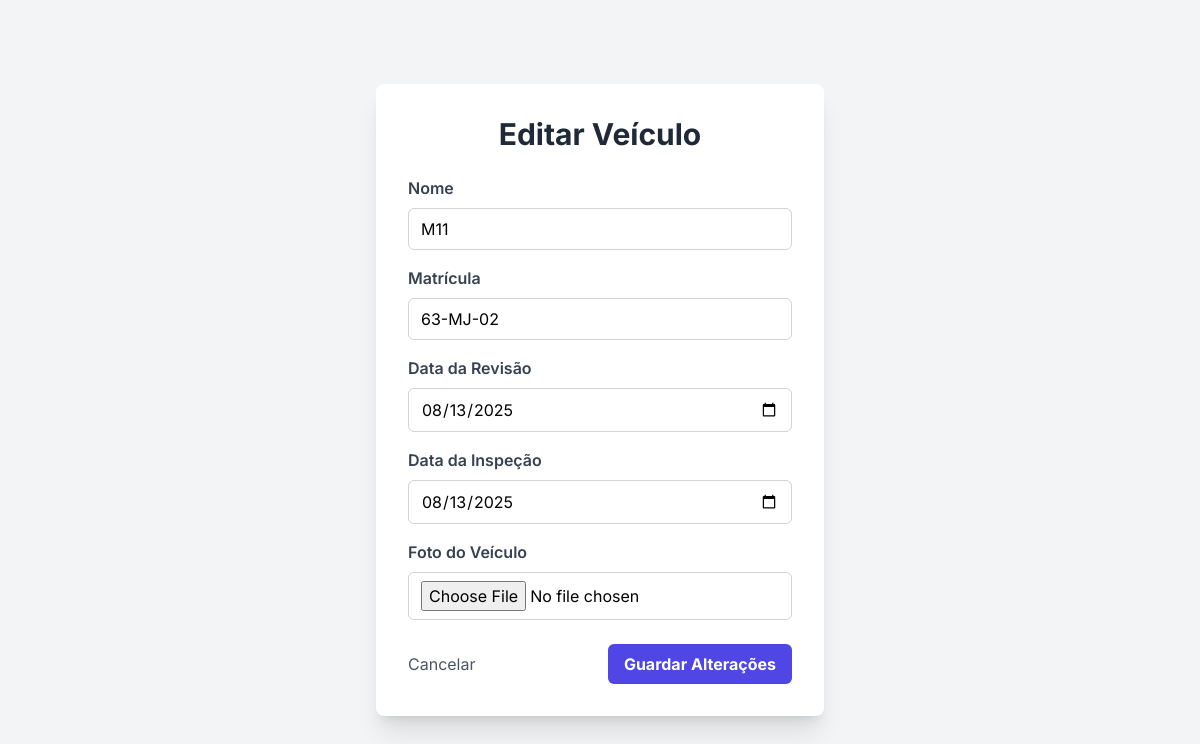
Page /admin/edit_vehicle/1 (signed in) on the committed database.
### tables this page shows
CREATE TABLE Veiculos (
                id INTEGER PRIMARY KEY AUTOINCREMENT,
                nome TEXT NOT NULL,
                matricula TEXT NOT NULL UNIQUE,
                data_revisao TEXT,
                data_inspecao TEXT,
                foto_veiculo TEXT
            , kms_atuais REAL DEFAULT 0, kms_ultima_revisao REAL DEFAULT 0, marca TEXT, modelo TEXT);

### app.py (the view, shortened to what this page needs)
@app.route('/admin/edit_vehicle/<int:vehicle_id>', methods=['GET', 'POST'])
def edit_vehicle(vehicle_id):
    if 'user_id' not in session or session.get('user_access_level') != 1:
        return redirect(url_for('login'))
    db = get_db()
    cursor = db.cursor()
    cursor.execute("SELECT * FROM Veiculos WHERE id = ?", (vehicle_id,))
    vehicle = cursor.fetchone()
    if not vehicle:
        return redirect(url_for('admin_vehicles'))
    return render_template('manage_vehicle.html', title="Editar Veículo", vehicle=vehicle)

### app.py (called while the page is built)
def get_db():
    db = getattr(g, '_database', None)
    if db is None:
        db = g._database = sqlite3.connect(DATABASE)
        db.row_factory = sqlite3.Row
    return db

@app.teardown_appcontext
def close_connection(exception):
    db = getattr(g, '_database', None)
    if db is not None:
        db.close()

### templates/manage_vehicle.html (shortened to what this page needs)
<!DOCTYPE html>
<html lang="pt">
<head>
    <script src="https://cdn.tailwindcss.com"></script>
</head>
<body class="bg-gray-100 p-8 flex items-center justify-center min-h-screen">
    <div class="bg-white p-8 rounded-lg shadow-xl w-full max-w-md">
        <h1 class="text-3xl font-bold text-gray-800 mb-6 text-center">{{ title }}</h1>
        <form action="{{ url_for('add_vehicle') if not vehicle else url_for('edit_vehicle', vehicle_id=vehicle.id) }}" method="post" enctype="multipart/form-data">
            <div class="mb-4">
                <label for="nome" class="block text-gray-700 font-semibold mb-2">Nome</label>
                <input type="text" id="nome" name="nome" value="{{ vehicle.nome if vehicle else '' }}" class="w-full px-3 py-2 border border-gray-300 rounded-md focus:outline-none focus:ring-2 focus:ring-indigo-500" required>
            </div>
            <div class="mb-4">
                <label for="matricula" class="block text-gray-700 font-semibold mb-2">Matrícula</label>
                <input type="text" id="matricula" name="matricula" value="{{ vehicle.matricula if vehicle else '' }}" class="w-full px-3 py-2 border border-gray-300 rounded-md focus:outline-none focus:ring-2 focus:ring-indigo-500" required>
            </div>
            <div class="mb-4">
                <label for="data_revisao" class="block text-gray-700 font-semibold mb-2">Data da Revisão</label>
                <input type="date" id="data_revisao" name="data_revisao" value="{{ vehicle.data_revisao if vehicle else '' }}" class="w-full px-3 py-2 border border-gray-300 rounded-md focus:outline-none focus:ring-2 focus:ring-indigo-500">
            </div>
            <div class="mb-4">
                <label for="data_inspecao" class="block text-gray-700 font-semibold mb-2">Data da Inspeção</label>
                <input type="date" id="data_inspecao" name="data_inspecao" value="{{ vehicle.data_inspecao if vehicle else '' }}" class="w-full px-3 py-2 border border-gray-300 rounded-md focus:outline-none focus:ring-2 focus:ring-indigo-500">
            </div>
            <div class="mb-4">
                <label for="foto_veiculo" class="block text-gray-700 font-semibold mb-2">Foto do Veículo</label>
                <input type="file" id="foto_veiculo" name="foto_veiculo" class="w-full px-3 py-2 border border-gray-300 rounded-md focus:outline-none focus:ring-2 focus:ring-indigo-500">
            </div>
            <div class="flex justify-between items-center mt-6">
                <a href="{{ url_for('admin_vehicles') }}" class="text-gray-600 hover:text-gray-900 transition duration-200">Cancelar</a>
                <button type="submit" class="bg-indigo-600 hover:bg-indigo-700 text-white font-bold py-2 px-4 rounded-md transition duration-200">Guardar Alterações</button>
            </div>
        </form>
    </div>
</body>
</html>

### templates/manage_vehicle.html (style rules this page uses)
body { font-family: 'Inter', sans-serif; }

### rows in the picture
Veiculos: nome "M11", matricula "63-MJ-02", data_revisao "08/13/2025", data_inspecao "08/13/2025"

### other values in the picture
{{ title }} "Editar Veículo"
